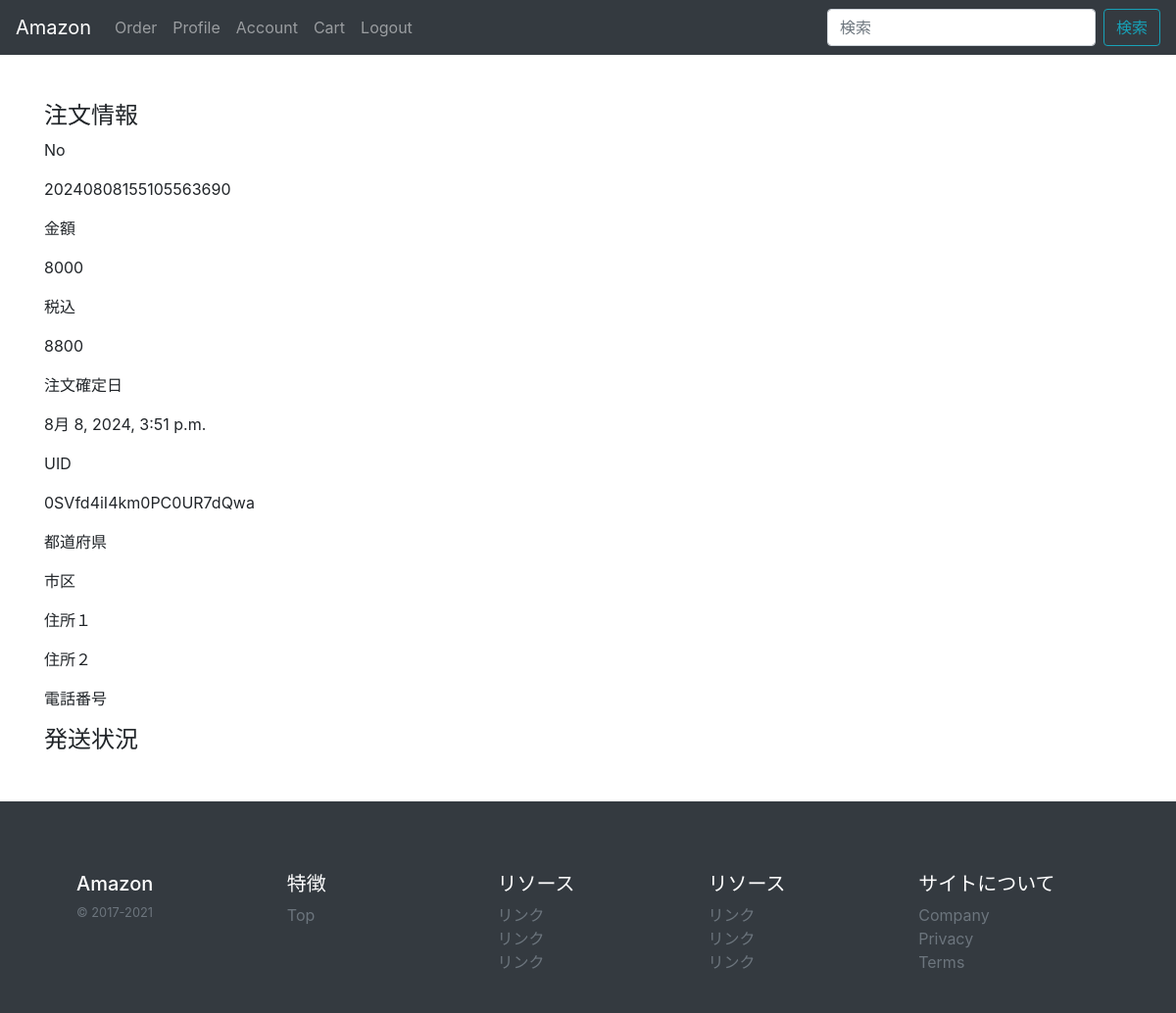
Screenshot of /order/20240808155105563690/ (signed in) with the database file from the repository.
### base/models/order_models.py (models this page shows, shortened)
class Order(models.Model):
    id=models.CharField(default=custom_timestamp_id,max_length=50,editable=False,primary_key=True)
    user=models.ForeignKey(get_user_model(),on_delete=models.CASCADE)
    uid=models.CharField(max_length=50,editable=False)
    is_confirmed=models.BooleanField(default=False)  #多分２択
    amount=models.PositiveIntegerField(default=0)
    tax_included=models.PositiveIntegerField(default=0)
    items=models.JSONField()
    shipping=models.JSONField()
    shipped_at=models.DateTimeField(blank=True,null=True)
    cansel_at=models.DateTimeField(blank=True,null=True)
    memo=models.TextField(blank=True)
    created_at=models.DateTimeField('日付',auto_now_add=True)
    updated_at=models.DateTimeField('更新日',auto_now=True)

### base/views/order_views.py (the view)
# urls.py: path('order/<str:pk>/',views.OrderDetailView.as_view()),
class OrderDetailView(generic.DetailView):
    model=Order
    template_name='pages/order_detail.html'
    def get_queryset(self):
        return Order.objects.filter(user=self.request.user)
    def get_context_data(self,**kwargs):
        context=super().get_context_data(**kwargs)
        obj=self.get_object()
        context['items']=json.loads(obj.items)
        context['shipping']=json.loads(obj.shipping)
        return context

### templates/pages/order_detail.html (shortened to what this page needs)
{% extends 'base.html' %}
{% block content %}
<div class="container">
    <div class="">
        <h4>注文情報</h4>
        <p>No</p>
        <p>{{object.pk}}</p>
        <p>金額</p>
        <p>{{object.amount}}</p>
        <p>税込</p>
        <p>{{object.tax_included}}</p>
        <p>注文確定日</p>
        <p>{{object.created_at}}</p>
        <p>UID</p>
        <p>{{object.uid}}</p>
        <p>都道府県</p>
        <p>市区</p>
        <p>住所１</p>
        <p>住所２</p>
        <p>電話番号</p>
    </div>
    <div class="">
        <h4>発送状況</h4>
    </div>
</div>
{% endblock %}

### rows the page displays
Order: pk "20240808155105563690", amount "8000", tax_included "8800", created_at "8月 8, 2024, 3:51 p.m.", uid "0SVfd4iI4km0PC0UR7dQwa"
